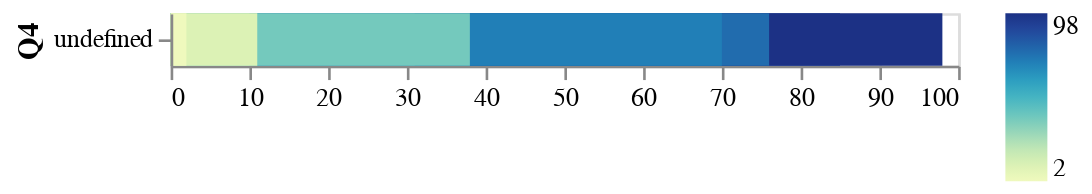

This figure's notebook cell:
### Code cell
source = (prepd_data.groupby(
         by=['county'])[['txnew2023Q1','txnew2023Q2','txnew2023Q3','txnew2023Q4']]
                  .sum())

alt.Chart(source).mark_rect().encode(
    alt.X("txnew2023Q4:Q").axis(labelAngle=0).title(""),
    alt.Y("county:O").title("Q4"),
    alt.Color("max(txnew2023Q4):Q").title(""),
)

### Figure 1 — Vega-Lite specification as saved in the notebook (floating-point values rounded to 4 significant figures)
{"config": {"view": {"continuousWidth": 300, "continuousHeight": 300}}, "data": {"name": "data-dfd3b06dcd62c06f3e179701c9288111"}, "mark": {"type": "rect"}, "encoding": {"color": {"aggregate": "max", "field": "txnew2023Q4", "title": "", "type": "quantitative"}, "x": {"axis": {"labelAngle": 0}, "field": "txnew2023Q4", "title": "", "type": "quantitative"}, "y": {"field": "county", "title": "Q4", "type": "ordinal"}}, "$schema": "https://vega.github.io/schema/vega-lite/v5.14.1.json", "datasets": {"data-dfd3b06dcd62c06f3e179701c9288111": [{"txnew2023Q1": 17, "txnew2023Q2": 15, "txnew2023Q3": 26, "txnew2023Q4": 13}, {"txnew2023Q1": 12, "txnew2023Q2": 12, "txnew2023Q3": 14, "txnew2023Q4": 13}, {"txnew2023Q1": 148, "txnew2023Q2": 129, "txnew2023Q3": 149, "txnew2023Q4": 85}, {"txnew2023Q1": 7, "txnew2023Q2": 7, "txnew2023Q3": 6, "txnew2023Q4": 3}, {"txnew2023Q1": 66, "txnew2023Q2": 58, "txnew2023Q3": 64, "txnew2023Q4": 58}, {"txnew2023Q1": 113, "txnew2023Q2": 110, "txnew2023Q3": 103, "txnew2023Q4": 53}, {"txnew2023Q1": 15, "txnew2023Q2": 9, "txnew2023Q3": 12, "txnew2023Q4": 6}, {"txnew2023Q1": 12, "txnew2023Q2": 18, "txnew2023Q3": 12, "txnew2023Q4": 8}, {"txnew2023Q1": 28, "txnew2023Q2": 42, "txnew2023Q3": 44, "txnew2023Q4": 34}, {"txnew2023Q1": 126, "txnew2023Q2": 143, "txnew2023Q3": 161, "txnew2023Q4": 98}, {"txnew2023Q1": 79, "txnew2023Q2": 113, "txnew2023Q3": 98, "txnew2023Q4": 76}, {"txnew2023Q1": 45, "txnew2023Q2": 38, "txnew2023Q3": 50, "txnew2023Q4": 31}, {"txnew2023Q1": 9, "txnew2023Q2": 6, "txnew2023Q3": 3, "txnew2023Q4": 5}, {"txnew2023Q1": 283, "txnew2023Q2": 339, "txnew2023Q3": 302, "txnew2023Q4": 70}, {"txnew2023Q1": 15, "txnew2023Q2": 7, "txnew2023Q3": 12, "txnew2023Q4": 8}, {"txnew2023Q1": 15, "txnew2023Q2": 21, "txnew2023Q3": 25, "txnew2023Q4": 10}, {"txnew2023Q1": 16, "txnew2023Q2": 12, "txnew2023Q3": 15, "txnew2023Q4": 5}, {"txnew2023Q1": 57, "txnew2023Q2": 46, "txnew2023Q3": 101, "txnew2023Q4": 38}, {"txnew2023Q1": 25, "txnew2023Q2": 13, "txnew2023Q3": 13, "txnew2023Q4": 11}, {"txnew2023Q1": 10, "txnew2023Q2": 4, "txnew2023Q3": 4, "txnew2023Q4": 2}]}}
